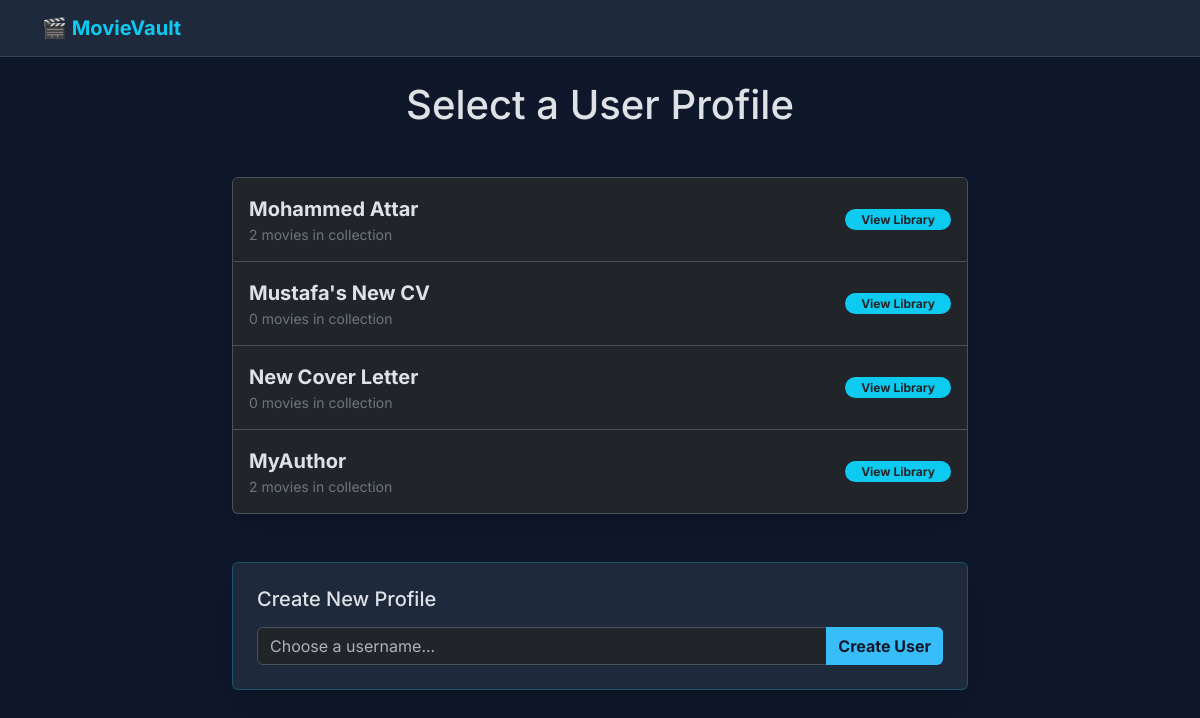
The page / on the database its author committed.
### models.py (models this page shows)
class User(db.Model):
    __tablename__ = 'users'
    id = db.Column(db.Integer, primary_key=True, autoincrement=True, nullable=False)
    username = db.Column(db.String(100), nullable=False)

### app.py (the view)
@app.route('/')
def home():
    users = data_manager.get_users()
    return render_template('index.html', users=users)

### data_manager.py (called while the page is built)
    def get_users(self):
        return User.query.all()

### templates/index.html
{% extends "base.html" %}
{% block content %}
<div class="row justify-content-center">
    <div class="col-md-8">
        <h1 class="text-center mb-5">Select a User Profile</h1>
        <div class="list-group shadow">
            {% for user in users %}
            <a href="{{ url_for('show_movies', user_id=user.id) }}" class="list-group-item list-group-item-action d-flex justify-content-between align-items-center p-3">
                <div>
                    <span class="fs-5 fw-bold">{{ user.username }}</span>
                    <div class="text-secondary small">{{ user.users.count() }} movies in collection</div>
                </div>
                <span class="badge bg-info rounded-pill text-dark px-3">View Library</span>
            </a>
            {% endfor %}
        </div>
        <div class="card mt-5 p-4 border-info border-opacity-25 shadow-lg">
            <h5 class="mb-3">Create New Profile</h5>
            <form action="{{ url_for('add_user') }}" method="POST" class="input-group">
                <input type="text" name="name" class="form-control" placeholder="Choose a username..." required>
                <button class="btn btn-primary" type="submit">Create User</button>
            </form>
        </div>
    </div>
</div>
{% endblock %}

### templates/base.html (style rules this page uses)
body { font-family: 'Inter', sans-serif; background-color: #0f172a; }
.card { transition: transform 0.2s; border: 1px solid #334155; background: #1e293b; }
.btn-primary { background-color: #38bdf8; border: none; color: #0f172a; font-weight: bold; }

### rows shown on the page
User: username "Mohammed Attar", users.count "2"
User: username "Mustafa's New CV", users.count "0"
User: username "New Cover Letter", users.count "0"
User: username "MyAuthor", users.count "2"
